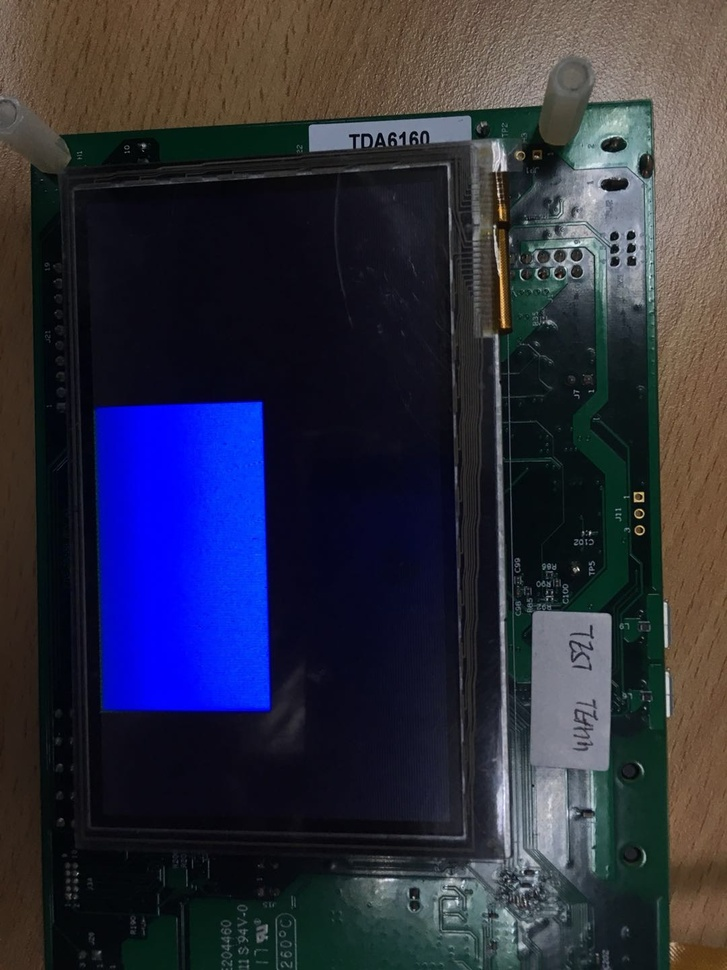
#> input picture pyopencv/pxp_blue.jpg, 727 x 970 px, shrunk from 1080 x 1440 before the run, found by its file name
$ python image_hough.py   (Python 2 division)   (older library calls are emulated)
#> lines starting #> are read from the running program, lines starting #| are printed output that depends on the picture
#! usr/bin/python
#coding=utf-8


import numpy as np
import cv2
from matplotlib import pyplot as plt

img = cv2.imread('c:/video/pxp_blue.jpg',0)
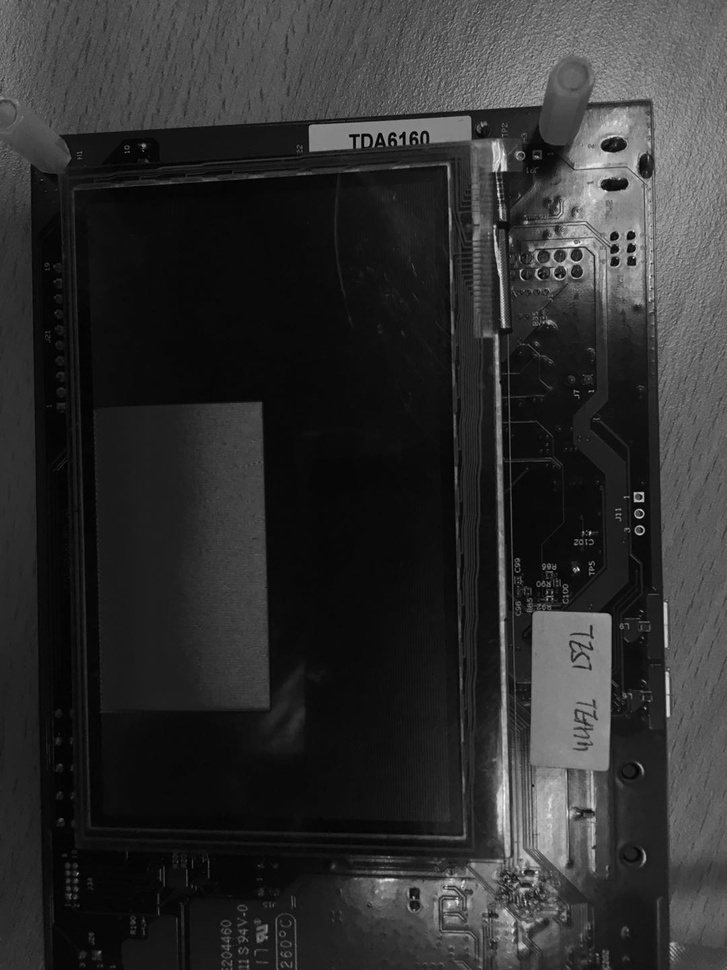
#> img: shape (970, 727); min 0, max 254, mean 47.1

# img_float32 = np.float32(img)
# dft = cv2.dft(img_float32, flags = cv2.DFT_COMPLEX_OUTPUT)

fftret = np.fft.fft2(img) # 快速傅里叶变换算法得到频率分布
fftsret = np.fft.fftshift(fftret)
fftImage = np.log(np.abs(fftsret)) # fft 结果是复数，求绝对值结果才是振幅
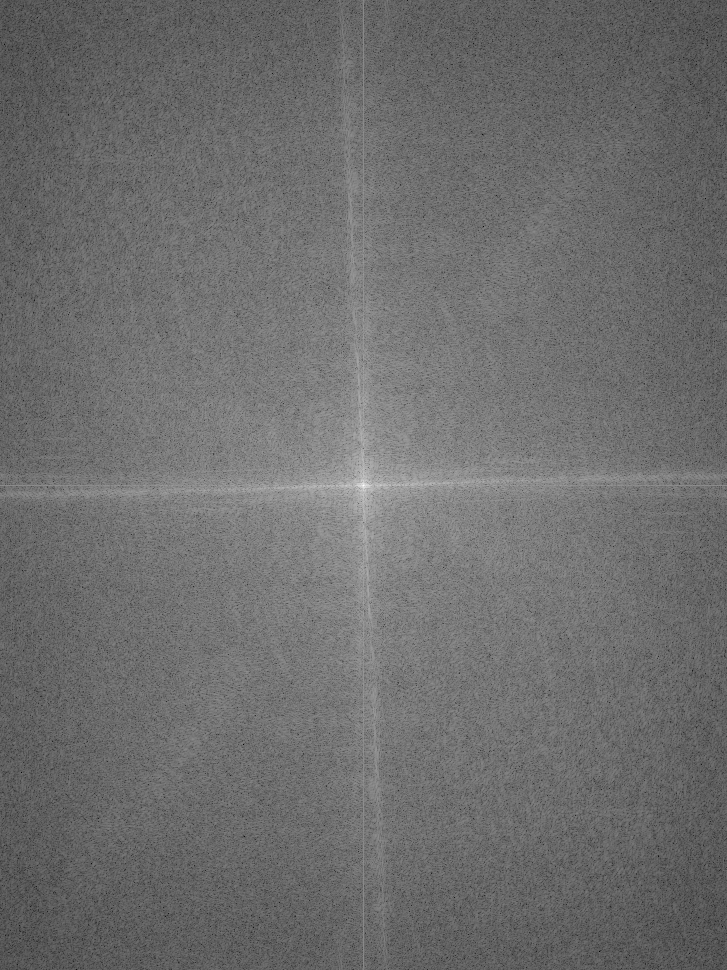
#> fftImage: shape (970, 727) float64; min 1.18, max 17.32, mean 8.13; drawn with min black and max white

rows, cols = img.shape
#> rows = 970; cols = 727
crow, ccol = rows/2 , cols/2     # center
#> crow = 485; ccol = 363

# create a mask first, center square is 1, remaining all zeros
mask = np.ones((rows, cols), np.uint8)
squareArea = 30
mask[crow-squareArea:crow+squareArea, ccol-squareArea:ccol+squareArea] = 0

# apply mask and inverse DFT
fftsretMask = fftsret*mask
fftisret = np.fft.ifftshift(fftsretMask)
fftiret = np.fft.ifft2(fftisret)
print fftiret
#> (printed output is left out)
# [6 lines of commented-out code are left out]
print fftiret.dtype
#| complex128
img_back = np.log(np.abs(fftiret))
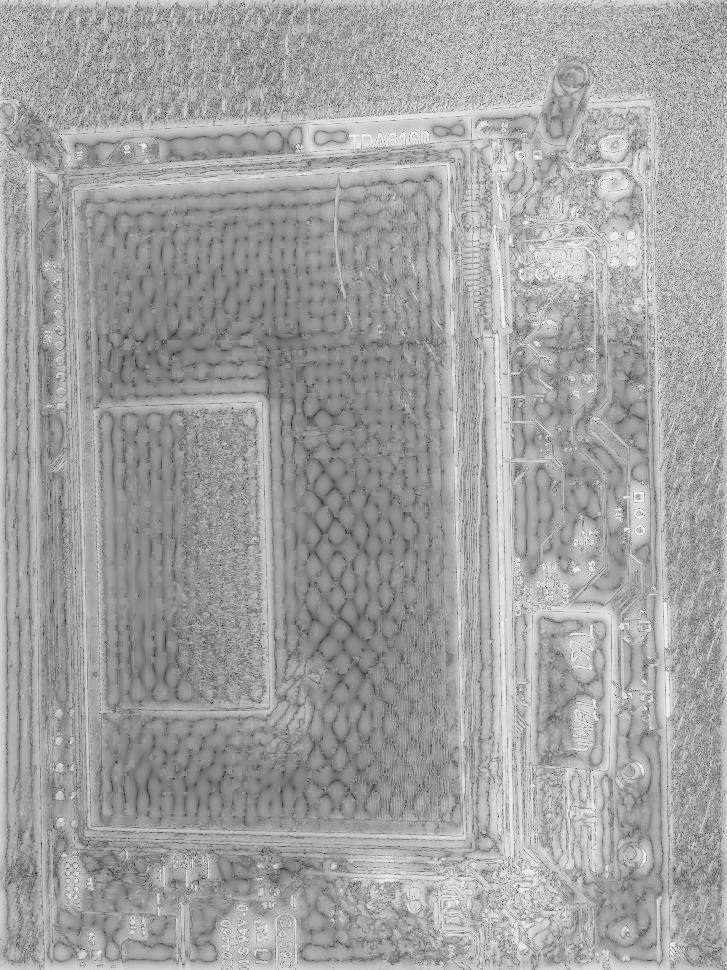
#> img_back: shape (970, 727) float64; min -5.71, max 5.4, mean 1.34; drawn with min black and max white
img_back = np.uint8(img_back)
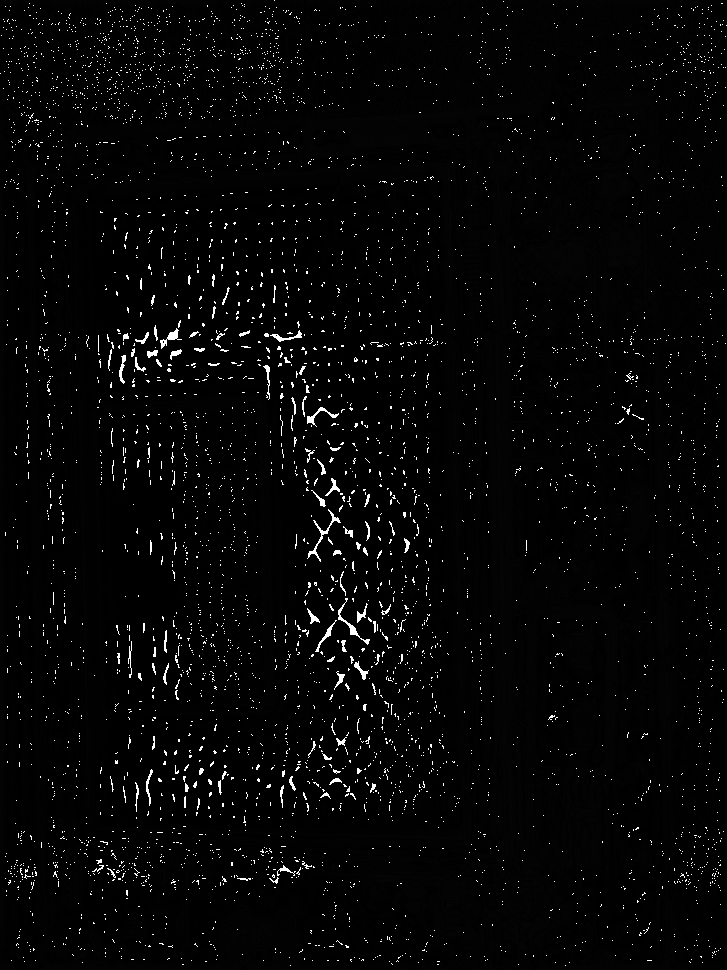
#> img_back: shape (970, 727); min 0, max 255, mean 6.3
cv2.imwrite('fft_hpf.png',img_back)
# cv2.cv.SaveImage('fft_hpf.jpg',cv2.cv.fromarray(img_back))

plt.subplot(131),plt.imshow(img, cmap = 'gray')
plt.title('Input Image'), plt.xticks([]), plt.yticks([])
plt.subplot(132),plt.imshow(img_back, cmap = 'gray')
plt.title('Magnitude Spectrum'), plt.xticks([]), plt.yticks([])

plt.show()

$ run again, with pyopencv/house.jpg copied over pyopencv/pxp_blue.jpg
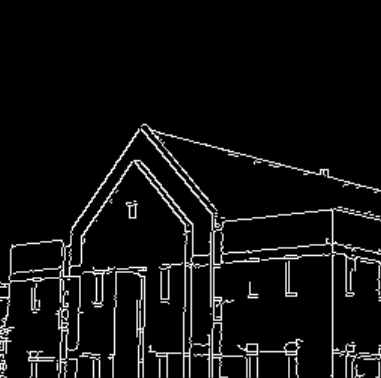
#> input picture pyopencv/house.jpg, 381 x 378 px, found by its file name
#> img is the input picture: shape (378, 381); min 0, max 255, mean 14.9
#> (printed output is left out)
#| complex128
#> `img_back = np.log(np.abs(fftiret))`:
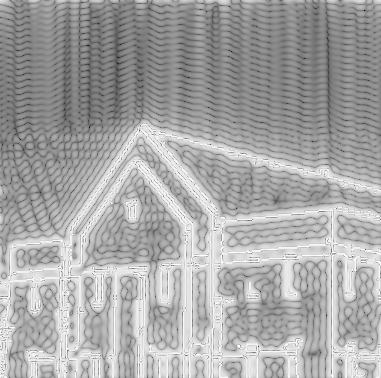
#> img_back: shape (378, 381) float64; min -5.03, max 5.35, mean 1.79; drawn with min black and max white
#> `plt.show()`:
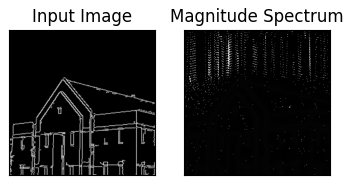
#> figure drawn by matplotlib, 2 panels

$ run again, with pyopencv/lcd.jpg copied over pyopencv/pxp_blue.jpg
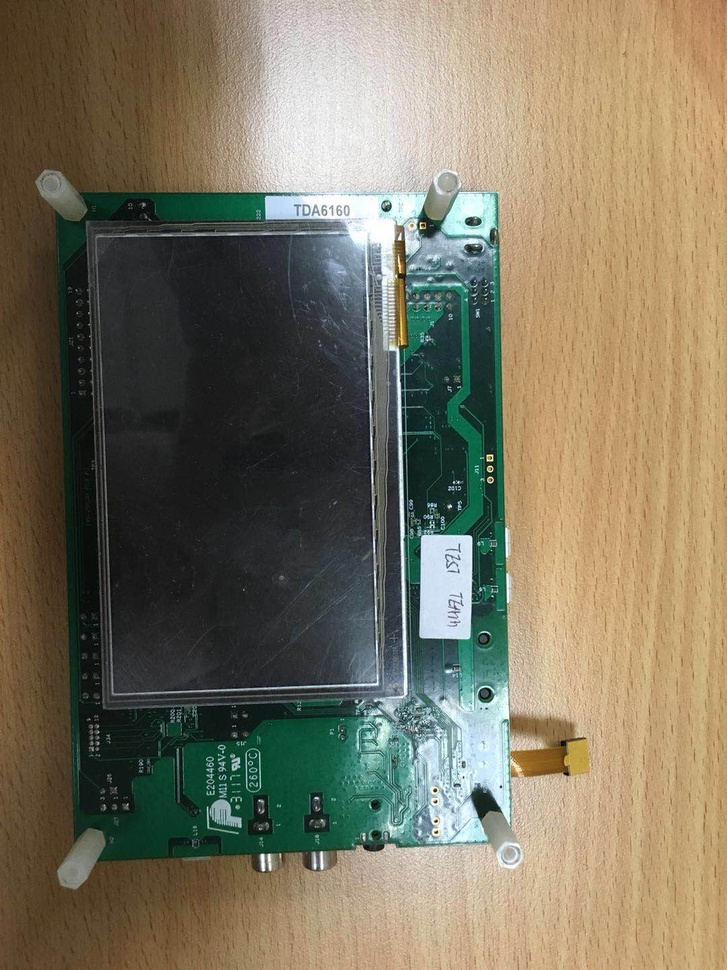
#> input picture pyopencv/lcd.jpg, 727 x 970 px, shrunk from 1080 x 1440 before the run, found by its file name
#> `fftImage = np.log(np.abs(fftsret))`:
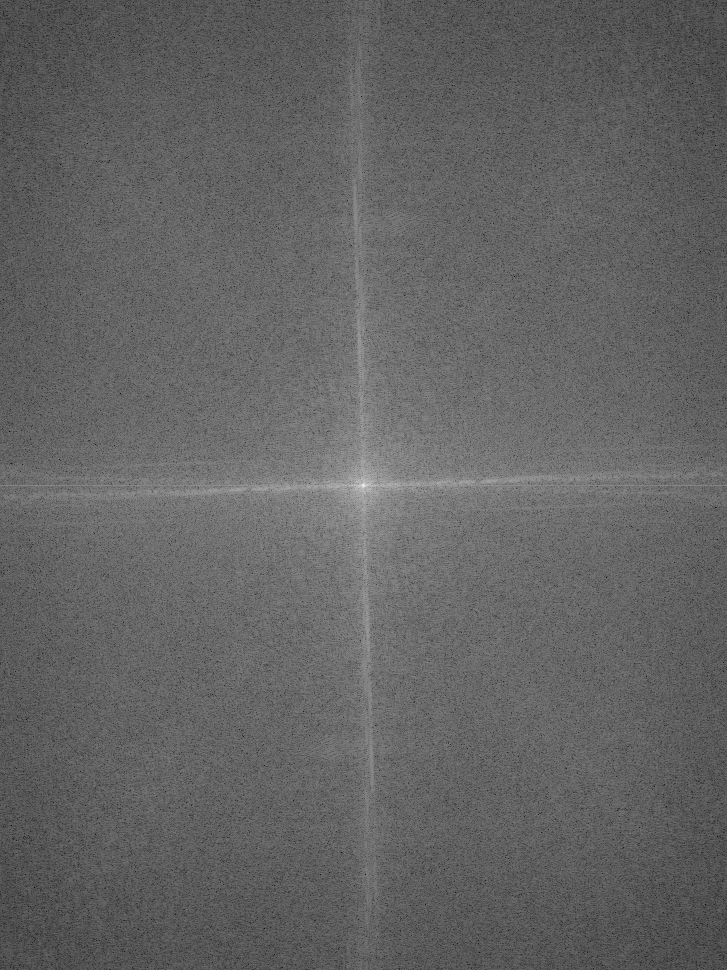
#> fftImage: shape (970, 727) float64; min 2.36, max 18.22, mean 8.58; drawn with min black and max white
#> (printed output is left out)
#| complex128
#> `img_back = np.uint8(img_back)`:
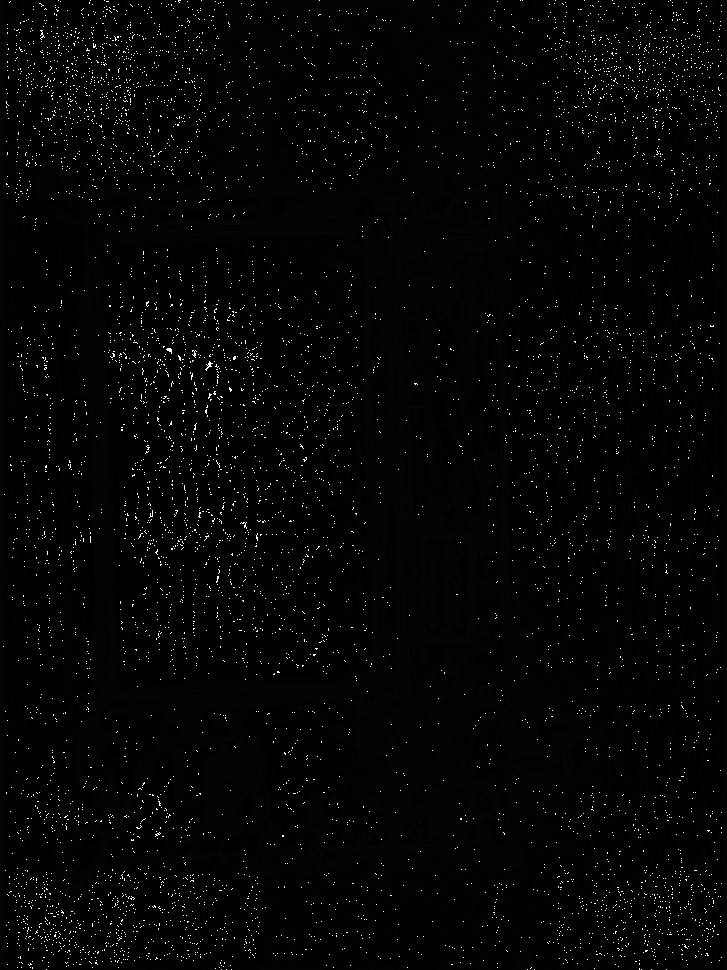
#> img_back: shape (970, 727); min 0, max 255, mean 4.5
